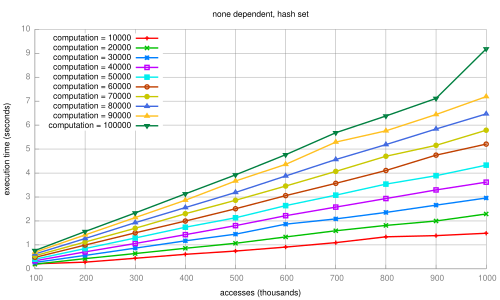

Generate this figure with gnuplot:
set terminal pdf
set output 'dissertation-gnuplottex-fig39.pdf'
load '../dynamic/formatted-results/premature-none-computation/time-hash.gnuplot'
